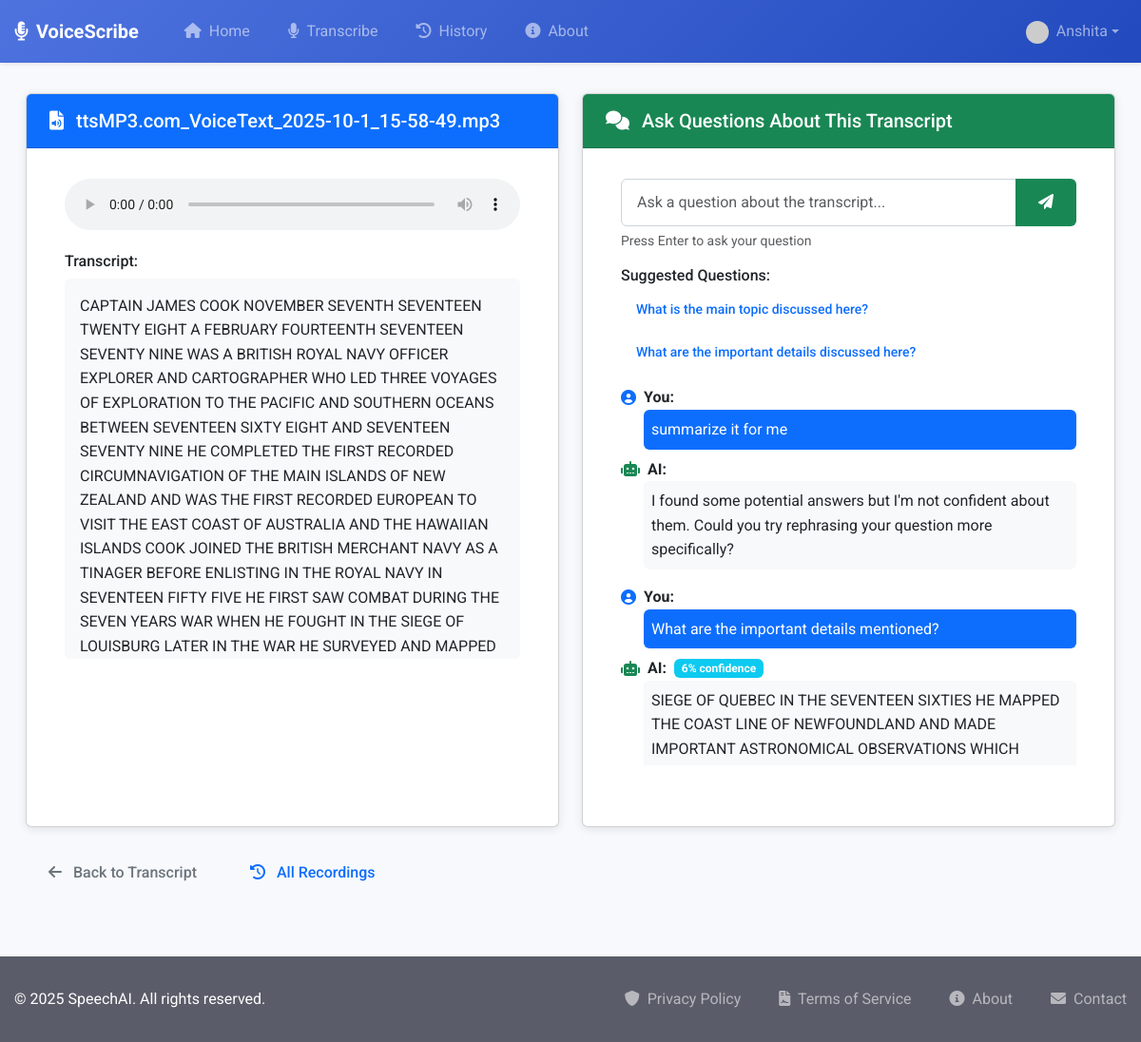
The app's page /qa/recording/30 (signed in) with its own data.
### app/models/user.py (models this page shows, shortened)
class User(db.Model, UserMixin):
    __tablename__ = 'users'
    id = db.Column(db.Integer, primary_key=True)
    username = db.Column(db.String(80), unique=True, nullable=False, index=True)
    email = db.Column(db.String(120), unique=True, nullable=False, index=True)
    password_hash = db.Column(db.String(128), nullable=False)
    created_at = db.Column(db.DateTime, default=datetime.utcnow)
    last_login = db.Column(db.DateTime, nullable=True)
    is_active = db.Column(db.Boolean, default=True)
    recordings = db.relationship('Recording', backref='user', lazy='dynamic', cascade='all, delete-orphan')

### app/models/recording.py (models this page shows, shortened)
class Recording(db.Model):
    __tablename__ = 'recordings'
    id = db.Column(db.Integer, primary_key=True)
    filename = db.Column(db.String(255), nullable=False)
    text = db.Column(db.Text, nullable=True)  # Original text field
    transcription = db.Column(db.Text, nullable=True)  # New transcription field
    timestamp = db.Column(db.DateTime, default=datetime.utcnow)
    created_at = db.Column(db.DateTime, default=datetime.utcnow)  # Added for compatibility
    duration = db.Column(db.Float, nullable=True)  # Duration in seconds
    file_size = db.Column(db.Integer, nullable=True)  # Size in bytes
    original_filename = db.Column(db.String(255), nullable=True)  # Added for compatibility
    display_name = db.Column(db.String(255), nullable=True)  # Custom name field
    user_id = db.Column(db.Integer, db.ForeignKey('users.id'), nullable=False)

### app/models/qa_session.py (models this page shows, shortened)
class QASession(db.Model):
    __tablename__ = 'qa_sessions'
    id = db.Column(db.Integer, primary_key=True)
    recording_id = db.Column(db.Integer, db.ForeignKey('recordings.id'), nullable=False)
    user_id = db.Column(db.Integer, db.ForeignKey('users.id'), nullable=False)
    question = db.Column(db.Text, nullable=False)
    answer = db.Column(db.Text, nullable=False)
    confidence_score = db.Column(db.Float, nullable=True)  # Store model confidence
    created_at = db.Column(db.DateTime, default=datetime.utcnow)
    recording = db.relationship('Recording', backref='qa_sessions')
    user = db.relationship('User', backref='qa_sessions')

### app/routes/qa.py (the view)
@qa_bp.route('/recording/<int:recording_id>')
@login_required
def qa_interface(recording_id):
    recording = Recording.query.get_or_404(recording_id)
    if recording.user_id != current_user.id:
        flash('You do not have permission to access this recording', 'danger')
        return redirect(url_for('main.history'))
    qa_sessions = QASession.query.filter_by(
        recording_id=recording_id,
        user_id=current_user.id
    ).order_by(QASession.created_at.desc()).all()
    suggested_questions = generate_suggested_questions(recording.transcription or recording.text)
    return render_template('qa/interface.html',
                         recording=recording,
                         qa_sessions=qa_sessions,
                         suggested_questions=suggested_questions)

### app/services/qa_service.py (called while the page is built)
def generate_suggested_questions(transcript, max_questions=5):
    try:
        return [
            "What is the main topic discussed here?",
            "What are the important details discussed here?"
        ]
    except Exception as e:
        try:
            from flask import current_app
            current_app.logger.error(f"Error generating suggested questions: {str(e)}")
        except RuntimeError:
            print(f"Error generating suggested questions: {str(e)}")
        return [
            "What is the main topic discussed here?",
            "What are the important details discussed here?"
        ]

### app/templates/qa/interface.html (shortened to what this page needs)
{% extends 'base.html' %}
{% block content %}
<div class="container-fluid" data-recording-id="{{ recording.id }}">
    <div class="row">
        <div class="col-md-6">
            <div class="card h-100">
                <div class="card-header bg-primary text-white">
                    <h5 class="mb-0">
                        <i class="fas fa-file-audio me-2"></i>
                        {{ recording.display_name or recording.original_filename }}
                    </h5>
                </div>
                <div class="card-body">
                    <div class="mb-3">
                        <audio controls class="w-100">
                            <source src="{{ url_for('transcribe.uploaded_file', filename=recording.filename) }}"
                                type="audio/mpeg">
                        </audio>
                    </div>
                    <div class="transcript-container">
                        <h6>Transcript:</h6>
                        <div class="p-3 bg-light rounded" style="max-height: 400px; overflow-y: auto;">
                            <p id="transcript-text">{{ recording.transcription or recording.text }}</p>
                        </div>
                    </div>
                </div>
            </div>
        </div>
        <div class="col-md-6">
            <div class="card h-100">
                <div class="card-header bg-success text-white">
                    <h5 class="mb-0">
                        <i class="fas fa-comments me-2"></i>
                        Ask Questions About This Transcript
                    </h5>
                </div>
                <div class="card-body d-flex flex-column">
                    <div class="mb-3">
                        <div class="input-group">
                            <input type="text" id="question-input" class="form-control"
                                placeholder="Ask a question about the transcript..."
                                onkeypress="handleQuestionKeyPress(event)">
                            <button class="btn btn-success" type="button" onclick="askQuestion()">
                                <i class="fas fa-paper-plane"></i>
                            </button>
                        </div>
                        <div class="text-muted small mt-1">
                            Press Enter to ask your question
                        </div>
                    </div>
                    {% if suggested_questions %}
                    <div class="mb-3">
                        <h6>Suggested Questions:</h6>
                        <div class="d-flex flex-wrap gap-2">
                            {% for question in suggested_questions %}
                            <button class="btn btn-outline-primary btn-sm suggested-question"
                                onclick="askSuggestedQuestion('{{ question }}')">
                                {{ question }}
                            </button>
                            {% endfor %}
                        </div>
                    </div>
                    {% endif %}
                    <div class="qa-chat flex-grow-1" style="min-height: 300px; max-height: 400px; overflow-y: auto;">
                        <div id="qa-messages">
                            {% if qa_sessions %}
                            {% for session in qa_sessions %}
                            <div class="qa-item mb-3">
                                <div class="question mb-2">
                                    <div class="d-flex align-items-center">
                                        <i class="fas fa-user-circle text-primary me-2"></i>
                                        <strong>You:</strong>
                                    </div>
                                    <div class="ms-4 p-2 bg-primary text-white rounded">
                                        {{ session.question }}
                                    </div>
                                </div>
                                <div class="answer">
                                    <div class="d-flex align-items-center">
                                        <i class="fas fa-robot text-success me-2"></i>
                                        <strong>AI:</strong>
                                        {% if session.confidence_score %}
                                        <span class="badge bg-info ms-2">
                                            {{ "%.0f"|format(session.confidence_score * 100) }}% confidence
                                        </span>
                                        {% endif %}
                                    </div>
                                    <div class="ms-4 p-2 bg-light rounded">
                                        {{ session.answer }}
                                    </div>
                                </div>
                            </div>
                            {% endfor %}
                            {% else %}
                            <div class="text-center text-muted py-4">
                                <i class="fas fa-comments fa-3x mb-3"></i>
                                <p>No questions asked yet. Start by asking a question above!</p>
                            </div>
                            {% endif %}
                        </div>
                    </div>
                </div>
            </div>
        </div>
    </div>
    <div class="row mt-4">
        <div class="col-12">
            <div class="d-flex gap-2">
                <a href="{{ url_for('transcribe.result', recording_id=recording.id) }}"
                    class="btn btn-outline-secondary">
                    <i class="fas fa-arrow-left me-2"></i> Back to Transcript
                </a>
                <a href="{{ url_for('main.history') }}" class="btn btn-outline-primary">
                    <i class="fas fa-history me-2"></i> All Recordings
                </a>
            </div>
        </div>
    </div>
</div>
{% endblock %}

### app/templates/partials/navbar.html (shortened to what this page needs)
<nav class="navbar navbar-expand-lg navbar-dark bg-gradient-primary sticky-top shadow-sm">
  <div class="container">
    <a class="navbar-brand d-flex align-items-center" href="{{ url_for('main.index') }}">
      <i class="fas fa-microphone-alt me-2"></i>
      <span class="fw-bold">VoiceScribe</span>
    </a>
    <div class="collapse navbar-collapse" id="navbarMain">
      <ul class="navbar-nav me-auto mb-2 mb-lg-0">
        <li class="nav-item">
          <a class="nav-link {% if request.endpoint == 'main.index' %}active{% endif %}"
             href="{{ url_for('main.index') }}">
            <i class="fas fa-home me-1"></i> Home
          </a>
        </li>
        {% if current_user.is_authenticated %}
        <li class="nav-item">
          <a class="nav-link {% if request.endpoint == 'transcribe.index' %}active{% endif %}"
             href="{{ url_for('transcribe.index') }}">
            <i class="fas fa-microphone me-1"></i> Transcribe
          </a>
        </li>
        <li class="nav-item">
          <a class="nav-link {% if request.endpoint == 'main.history' %}active{% endif %}"
             href="{{ url_for('main.history') }}">
            <i class="fas fa-history me-1"></i> History
          </a>
        </li>
        {% endif %}
        <li class="nav-item">
          <a class="nav-link {% if request.endpoint == 'main.about' %}active{% endif %}"
             href="{{ url_for('main.about') }}">
            <i class="fas fa-info-circle me-1"></i> About
          </a>
        </li>
      </ul>
      <ul class="navbar-nav ms-auto">
        {% if current_user.is_authenticated %}
          <li class="nav-item dropdown">
            <a class="nav-link dropdown-toggle d-flex align-items-center" href="#" id="userDropdown"
               role="button" data-bs-toggle="dropdown" aria-expanded="false">
              <div class="avatar-sm me-2">
                <img src="https://www.gravatar.com/avatar/{{ current_user.email|lower|trim|md5 }}?s=24&d=identicon"
                     class="rounded-circle" alt="Profile Picture">
              </div>
              <span>{{ current_user.username }}</span>
            </a>
          </li>
        {% endif %}
      </ul>
    </div>
  </div>
</nav>

### app/static/css/style.css (style rules this page uses)
:root { --primary-color: #4a6cf7; --secondary-color: #2ecc71; --accent-color: #f39c12; --danger-color: #e74c3c; --dark-color: #2c3e50; --light-color: #f8f9fa; --gray-color: #95a5a6; --text-color: #333; --border-radius: 6px; --box-shadow: 0 2px 10px rgba(0, 0, 0, 0.1); --transition: all 0.3s ease; }
* { margin: 0; padding: 0; box-sizing: border-box; }
body { font-family: 'Roboto', sans-serif; line-height: 1.6; color: var(--text-color); background-color: #f5f7fa; min-height: 100vh; display: flex; flex-direction: column; }
.container { width: 100%; max-width: 1200px; margin: 0 auto; padding: 0 15px; }
h1, h2, h3, h4, h5, h6 { margin-bottom: 0.5rem; font-weight: 500; line-height: 1.2; }
p { margin-bottom: 1rem; }
a { color: var(--primary-color); text-decoration: none; transition: var(--transition); }
nav ul { display: flex; list-style: none; }
nav ul li { margin-left: 1.5rem; }
nav ul li a { color: var(--dark-color); font-weight: 500; }
.btn { display: inline-block; padding: 0.75rem 1.5rem; border-radius: var(--border-radius); font-weight: 500; text-align: center; cursor: pointer; transition: var(--transition); border: none; font-size: 1rem; }
.btn-sm { padding: 0.5rem 1rem; font-size: 0.875rem; }
.form-control { display: block; width: 100%; padding: 0.75rem 1rem; font-size: 1rem; line-height: 1.5; color: var(--text-color); background-color: #fff; border: 1px solid #ced4da; border-radius: var(--border-radius); transition: var(--transition); }
.card { background-color: #fff; border-radius: var(--border-radius); box-shadow: var(--box-shadow); padding: 1.5rem; margin-bottom: 1.5rem; }
.card-header { margin: -1.5rem -1.5rem 1rem; padding: 1rem 1.5rem; background-color: rgba(0, 0, 0, 0.03); border-bottom: 1px solid rgba(0, 0, 0, 0.125); font-weight: 500; }

### app/templates/base.html (style rules this page uses)
:root { --primary-color: #4e73df; --primary-dark: #224abe; --secondary-color: #6c757d; --success-color: #1cc88a; --info-color: #36b9cc; --warning-color: #f6c23e; --danger-color: #e74a3b; --light-color: #f8f9fc; --dark-color: #5a5c69; }
body { font-family: 'Roboto', sans-serif; display: flex; flex-direction: column; min-height: 100vh; background-color: #f8f9fc; }
.bg-gradient-primary { background: linear-gradient(135deg, var(--primary-color) 0%, var(--primary-dark) 100%); }
.shadow-sm { box-shadow: 0 0.125rem 0.25rem rgba(0, 0, 0, 0.075) !important; }

### app/templates/partials/navbar.html (style rules this page uses)
.bg-gradient-primary { background: linear-gradient(135deg, #4e73df 0%, #224abe 100%); }
.navbar { padding-top: 0.5rem; padding-bottom: 0.5rem; }
.navbar-brand { font-size: 1.25rem; }
.nav-link { position: relative; padding: 0.75rem 1rem; transition: all 0.2s ease; }
.avatar-sm img { width: 24px; height: 24px; }

### records on screen
User: username "Anshita"
Recording: display_name "ttsMP3.com_VoiceText_2025-10-1_15-58-49.mp3", transcription "CAPTAIN JAMES COOK NOVEMBER SEVENTH SEVENTEEN TWENTY EIGHT A FEBRUARY FOURTEENTH SEVENTEEN SEVENTY NINE WAS A BRITISH ROYAL NAVY OFFICER EXPLORER AND CARTOGRAPHER WHO LED THREE VOYAGES OF EXPLORATION TO THE PACIFIC AND SOUTHERN OCEANS BETWEEN SEVENTEEN SIXTY EIGHT AND SEVENTEEN SEVENTY NINE HE COMPLETED THE FIRST RECORDED CIRCUMNAVIGATION OF THE MAIN ISLANDS OF NEW ZEALAND AND WAS THE FIRST RECORDED EUROPEAN TO VISIT THE EAST COAST OF AUSTRALIA AND THE HAWAIIAN ISLANDS COOK JOINED THE BRITISH MERCHANT NAVY AS A TINAGER BEFORE ENLISTING IN THE ROYAL NAVY IN SEVENTEEN FIFTY FIVE HE FIRST SAW COMBAT DURING THE SEVEN YEARS WAR WHEN HE FOUGHT IN THE SIEGE OF LOUISBURG LATER IN THE WAR HE…"
QASession: question "summarize it for me", answer "I found some potential answers but I'm not confident about them. Could you try rephrasing your question more specifically?"
QASession: question "What are the important details mentioned?", session.confidence_score*100 "6", answer "SIEGE OF QUEBEC IN THE SEVENTEEN SIXTIES HE MAPPED THE COAST LINE OF NEWFOUNDLAND AND MADE IMPORTANT ASTRONOMICAL OBSERVATIONS WHICH…"

### other values on screen
{{ question }} "What is the main topic discussed here?" "What are the important details discussed here?"
